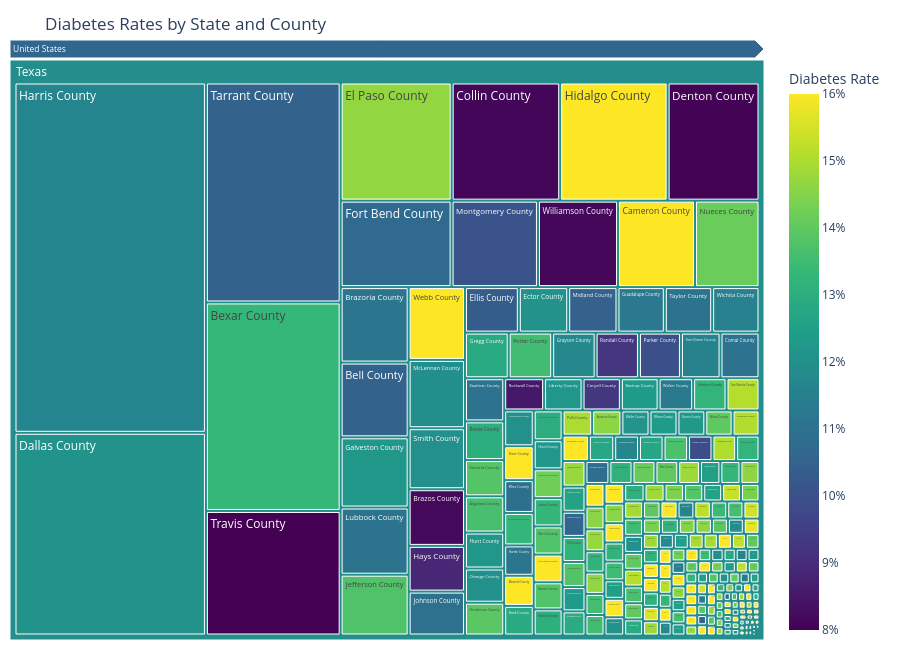

The notebook cell saved with this chart:
### Markdown cell above
# Visualization 4 - Digging Into the States

**A state's average hides a lot of variation between its counties.**

The chart opens on Texas. Each box is a county, sized by population and colored by diabetes rate. Click the "United States" bar at the top to zoom out to all states, then click any state to zoom into its counties. Hover over any box for its exact rate.

### Code cell
fig4 = px.treemap(
    df,
    path=[px.Constant("United States"), "State", "County"],
    values="Pop2010",
    color="DiabetesRate",
    color_continuous_scale="Viridis",
    range_color=[0.08, 0.16],   # capped so county differences stay visible
    maxdepth=2,                 # starts on Texas
    title="Diabetes Rates by State and County",
)

fig4.update_traces(
    hovertemplate=(
        "<b>%{label}</b><br>"
        "Diabetes rate: %{color:.1%}<br>"
        "Population: %{value:,.0f}<extra></extra>"
    ),
    textinfo="label",
    root_color="lightgrey",
    level="United States/Texas"
)

fig4.update_coloraxes(colorbar_title="Diabetes Rate", colorbar_tickformat=".0%")
fig4.update_layout(height=650, margin=dict(l=10, r=10, t=60, b=10))

fig4.show()

### Figure 1 — Plotly figure (JSON) as saved in the notebook; plotly's stock layout.template omitted (floating-point values rounded to 4 significant figures; data arrays with more than 128 entries replaced by an {"elided": "..."} marker saying what was removed)
{"data": [{"branchvalues": "total", "customdata": {"elided": "3172x1 float values"}, "domain": {"x": [0, 1], "y": [0, 1]}, "hovertemplate": "<b>%{label}</b><br>Diabetes rate: %{color:.1%}<br>Population: %{value:,.0f}<extra></extra>", "ids": {"elided": "3172 str values"}, "labels": {"elided": "3172 str values"}, "level": "United States/Texas", "marker": {"coloraxis": "coloraxis", "colors": {"elided": "3172 float values"}}, "maxdepth": 2, "name": "", "parents": {"elided": "3172 str values"}, "root": {"color": "lightgrey"}, "textinfo": "label", "type": "treemap", "values": {"elided": "3172 float values"}}], "layout": {"coloraxis": {"autocolorscale": false, "cmax": 0.16, "cmin": 0.08, "colorbar": {"tickformat": ".0%", "title": {"text": "Diabetes Rate"}}, "colorscale": [[0, "#440154"], [0.1111, "#482878"], [0.2222, "#3e4989"], [0.3333, "#31688e"], [0.4444, "#26828e"], [0.5556, "#1f9e89"], [0.6667, "#35b779"], [0.7778, "#6ece58"], [0.8889, "#b5de2b"], [1, "#fde725"]]}, "height": 650, "legend": {"tracegroupgap": 0}, "margin": {"b": 10, "l": 10, "r": 10, "t": 60}, "title": {"text": "Diabetes Rates by State and County"}}}
